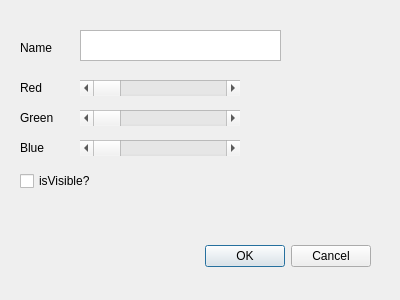
<?xml version="1.0" encoding="UTF-8"?>
<ui version="4.0">
 <class>OptionDialog</class>
 <widget class="QDialog" name="OptionDialog">
  <property name="geometry">
   <rect>
    <x>0</x>
    <y>0</y>
    <width>400</width>
    <height>300</height>
   </rect>
  </property>
  <property name="contextMenuPolicy">
   <enum>Qt::ActionsContextMenu</enum>
  </property>
  <property name="windowTitle">
   <string>Dialog</string>
  </property>
  <widget class="QDialogButtonBox" name="buttonBox">
   <property name="geometry">
    <rect>
     <x>30</x>
     <y>240</y>
     <width>341</width>
     <height>32</height>
    </rect>
   </property>
   <property name="orientation">
    <enum>Qt::Horizontal</enum>
   </property>
   <property name="standardButtons">
    <set>QDialogButtonBox::Cancel|QDialogButtonBox::Ok</set>
   </property>
  </widget>
  <widget class="QPlainTextEdit" name="plainTextEdit">
   <property name="geometry">
    <rect>
     <x>80</x>
     <y>30</y>
     <width>201</width>
     <height>31</height>
    </rect>
   </property>
   <property name="plainText">
    <string/>
   </property>
  </widget>
  <widget class="QLabel" name="label">
   <property name="geometry">
    <rect>
     <x>20</x>
     <y>40</y>
     <width>49</width>
     <height>16</height>
    </rect>
   </property>
   <property name="text">
    <string>Name</string>
   </property>
  </widget>
  <widget class="QCheckBox" name="checkBox">
   <property name="geometry">
    <rect>
     <x>20</x>
     <y>170</y>
     <width>78</width>
     <height>22</height>
    </rect>
   </property>
   <property name="text">
    <string>isVisible?</string>
   </property>
  </widget>
  <widget class="QScrollBar" name="horizontalScrollBarRed">
   <property name="geometry">
    <rect>
     <x>80</x>
     <y>80</y>
     <width>160</width>
     <height>16</height>
    </rect>
   </property>
   <property name="maximum">
    <number>255</number>
   </property>
   <property name="pageStep">
    <number>1</number>
   </property>
   <property name="value">
    <number>0</number>
   </property>
   <property name="sliderPosition">
    <number>0</number>
   </property>
   <property name="orientation">
    <enum>Qt::Horizontal</enum>
   </property>
  </widget>
  <widget class="QScrollBar" name="horizontalScrollBarGreen">
   <property name="geometry">
    <rect>
     <x>80</x>
     <y>110</y>
     <width>160</width>
     <height>16</height>
    </rect>
   </property>
   <property name="maximum">
    <number>255</number>
   </property>
   <property name="pageStep">
    <number>1</number>
   </property>
   <property name="value">
    <number>0</number>
   </property>
   <property name="sliderPosition">
    <number>0</number>
   </property>
   <property name="orientation">
    <enum>Qt::Horizontal</enum>
   </property>
  </widget>
  <widget class="QScrollBar" name="horizontalScrollBarBlue">
   <property name="geometry">
    <rect>
     <x>80</x>
     <y>140</y>
     <width>160</width>
     <height>16</height>
    </rect>
   </property>
   <property name="maximum">
    <number>255</number>
   </property>
   <property name="pageStep">
    <number>1</number>
   </property>
   <property name="value">
    <number>0</number>
   </property>
   <property name="sliderPosition">
    <number>0</number>
   </property>
   <property name="orientation">
    <enum>Qt::Horizontal</enum>
   </property>
  </widget>
  <widget class="QLabel" name="label_3">
   <property name="geometry">
    <rect>
     <x>20</x>
     <y>80</y>
     <width>49</width>
     <height>16</height>
    </rect>
   </property>
   <property name="text">
    <string>Red</string>
   </property>
  </widget>
  <widget class="QLabel" name="label_4">
   <property name="geometry">
    <rect>
     <x>20</x>
     <y>110</y>
     <width>49</width>
     <height>16</height>
    </rect>
   </property>
   <property name="text">
    <string>Green</string>
   </property>
  </widget>
  <widget class="QLabel" name="label_5">
   <property name="geometry">
    <rect>
     <x>20</x>
     <y>140</y>
     <width>49</width>
     <height>16</height>
    </rect>
   </property>
   <property name="text">
    <string>Blue</string>
   </property>
  </widget>
  <widget class="QLabel" name="label_2">
   <property name="geometry">
    <rect>
     <x>260</x>
     <y>80</y>
     <width>49</width>
     <height>16</height>
    </rect>
   </property>
   <property name="text">
    <string/>
   </property>
  </widget>
  <widget class="QLabel" name="label_6">
   <property name="geometry">
    <rect>
     <x>260</x>
     <y>110</y>
     <width>49</width>
     <height>16</height>
    </rect>
   </property>
   <property name="text">
    <string/>
   </property>
  </widget>
  <widget class="QLabel" name="label_7">
   <property name="geometry">
    <rect>
     <x>260</x>
     <y>140</y>
     <width>49</width>
     <height>16</height>
    </rect>
   </property>
   <property name="text">
    <string/>
   </property>
  </widget>
 </widget>
 <resources/>
 <connections>
  <connection>
   <sender>buttonBox</sender>
   <signal>accepted()</signal>
   <receiver>OptionDialog</receiver>
   <slot>accept()</slot>
   <hints>
    <hint type="sourcelabel">
     <x>248</x>
     <y>254</y>
    </hint>
    <hint type="destinationlabel">
     <x>157</x>
     <y>274</y>
    </hint>
   </hints>
  </connection>
  <connection>
   <sender>buttonBox</sender>
   <signal>rejected()</signal>
   <receiver>OptionDialog</receiver>
   <slot>reject()</slot>
   <hints>
    <hint type="sourcelabel">
     <x>316</x>
     <y>260</y>
    </hint>
    <hint type="destinationlabel">
     <x>286</x>
     <y>274</y>
    </hint>
   </hints>
  </connection>
 </connections>
</ui>
